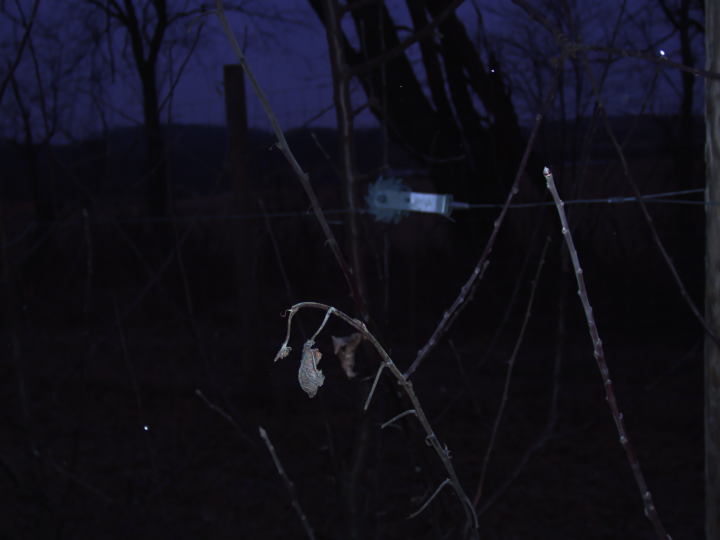
#> input picture data/firefly_assets/left_img_rectified.png, 1440 x 1080 px, found by its file name (shown at 1/2 size)
$ python firefly_pointcloud_defaultstereo.py   (older library calls are emulated)
#> lines starting #> are read from the running program, lines starting #| are printed output that depends on the picture
#!/usr/bin/env python3
# -*- coding: utf-8 -*-
"""
# Hayden Feddock
# 3/12/2025

This script computes a disparity map using the StereoSGBM method,
reprojects it to 3D, saves outputs (vis.png, depth_meter.npy, cloud.ply, cloud_denoise.ply)
and opens an Open3D window to visualize the denoised point cloud.
"""

import os
import sys
import argparse
import cv2
import numpy as np
import matplotlib.pyplot as plt
from mpl_toolkits.mplot3d import Axes3D
import open3d as o3d


def load_calibration(intrinsic_file):
    """Load the intrinsic matrix and baseline from a text file.
       The file should have the 9 intrinsic parameters in the first line
       and the baseline in the second line."""
    with open(intrinsic_file, 'r') as f:
        lines = f.readlines()
        K = np.array(list(map(float, lines[0].strip().split()))).reshape(3, 3)
        baseline = float(lines[1].strip())
    return K, baseline

def compute_rectification(img, camera_matrix, dist_coeffs, rect_matrix, proj_matrix, image_size):
    """Compute undistort-rectify maps and rectify the image."""
    map1, map2 = cv2.initUndistortRectifyMap(
        camera_matrix, dist_coeffs, rect_matrix, proj_matrix, image_size, cv2.CV_32FC1)
    img_rectified = cv2.remap(img, map1, map2, cv2.INTER_LINEAR)
    return img_rectified

def create_point_cloud(disparity, Q, left_img, min_disp):
    """Reproject disparity to 3D and extract valid points."""
    points_3D = cv2.reprojectImageTo3D(disparity, Q)
    mask = disparity > min_disp
    output_points = points_3D[mask]
    colors = cv2.cvtColor(left_img, cv2.COLOR_BGR2RGB)
    output_colors = colors[mask]
    return output_points, output_colors

def main():
    parser = argparse.ArgumentParser(
        description="StereoSGBM based disparity and 3D reconstruction demo with optional arguments."
    )
    parser.add_argument('--left_file', type=str, default='data/firefly_assets/left_img_rectified.png',
                        help="Path to the left image")
    parser.add_argument('--right_file', type=str, default='data/firefly_assets/right_img_rectified.png',
                        help="Path to the right image")
    parser.add_argument('--intrinsic_file', type=str, default='data/firefly_assets/K.txt',
                        help="Path to the intrinsic calibration file. "
                             "File should contain 9 intrinsic parameters in first line and baseline in second line.")
    parser.add_argument('--out_dir', type=str, default='output/default',
                        help="Directory to save output files")
    parser.add_argument('--max_distance', type=float, default=3000,
                        help="Max distance (in depth units) to filter point cloud")
    args = parser.parse_args()

    os.makedirs(args.out_dir, exist_ok=True)

    # Load rectified images
    left_rect = cv2.imread(args.left_file, cv2.IMREAD_COLOR)
#> left_rect is the input picture: shape (1080, 1440, 3); mean B, G, R 25, 15.4, 16.8
    right_rect = cv2.imread(args.right_file, cv2.IMREAD_COLOR)
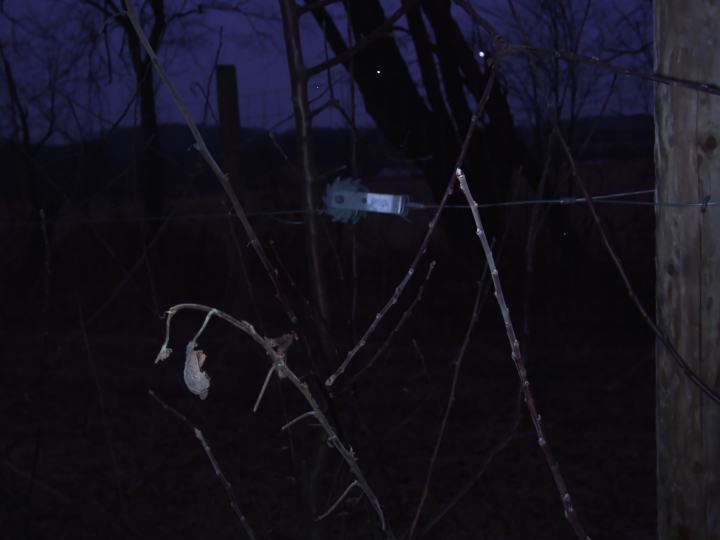
#> input picture data/firefly_assets/right_img_rectified.png, 1440 x 1080 px, found by its file name (shown at 1/2 size)
#> right_rect is the input picture: shape (1080, 1440, 3); mean B, G, R 27.2, 17.6, 19.6
    if left_rect is None or right_rect is None:
        raise IOError("One of the input images was not loaded. Check the file paths.")

    # ---------------------------
    # Compute disparity using StereoSGBM
    # ---------------------------
    # For StereoSGBM, convert images to grayscale
    left_gray = cv2.cvtColor(left_rect, cv2.COLOR_BGR2GRAY)
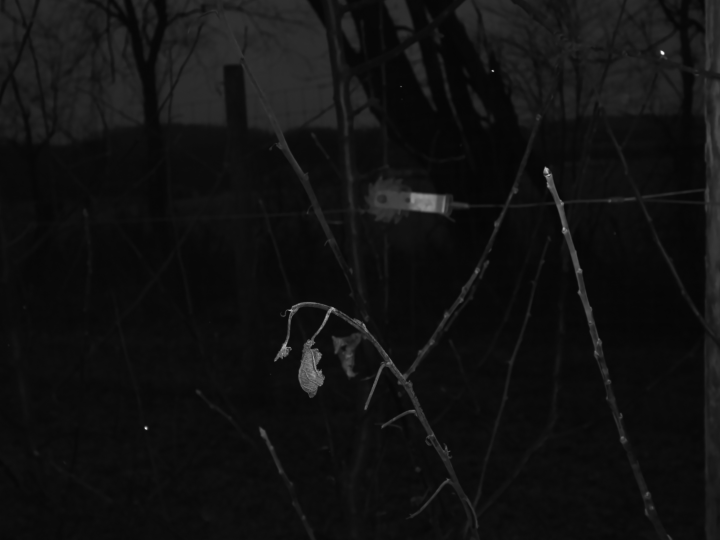
#> left_gray: shape (1080, 1440) (shown at 1/2 size); min 5, max 255, mean 16.9
    right_gray = cv2.cvtColor(right_rect, cv2.COLOR_BGR2GRAY)
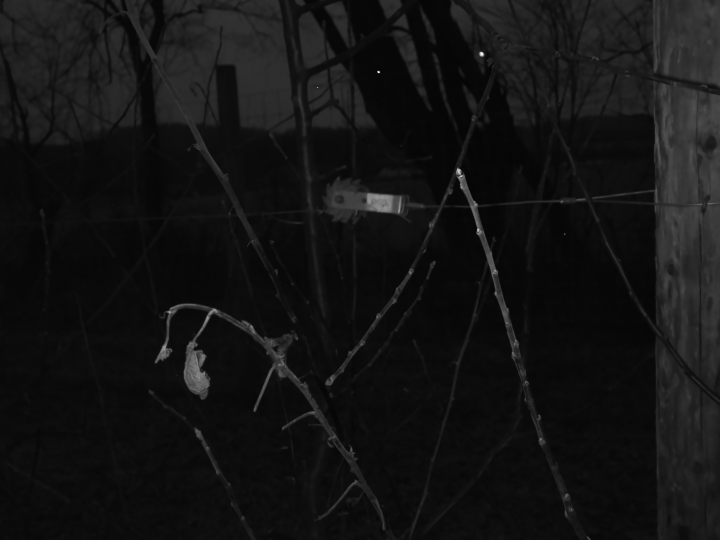
#> right_gray: shape (1080, 1440) (shown at 1/2 size); min 5, max 254, mean 19.3

    min_disp = 0
    num_disp = 16 * 20  # Must be divisible by 16
    block_size = 5      # Adjust block size according to the scene

    stereo = cv2.StereoSGBM_create(
        minDisparity=min_disp,
        numDisparities=num_disp,
        blockSize=block_size,
        P1=8 * 1 * block_size ** 2,
        P2=32 * 1 * block_size ** 2,
        disp12MaxDiff=1,
        uniquenessRatio=15,
        speckleWindowSize=300,
        speckleRange=2,
        preFilterCap=63,
        mode=cv2.STEREO_SGBM_MODE_SGBM_3WAY
    )
    disparity = stereo.compute(left_gray, right_gray).astype(np.float32) / 16.0
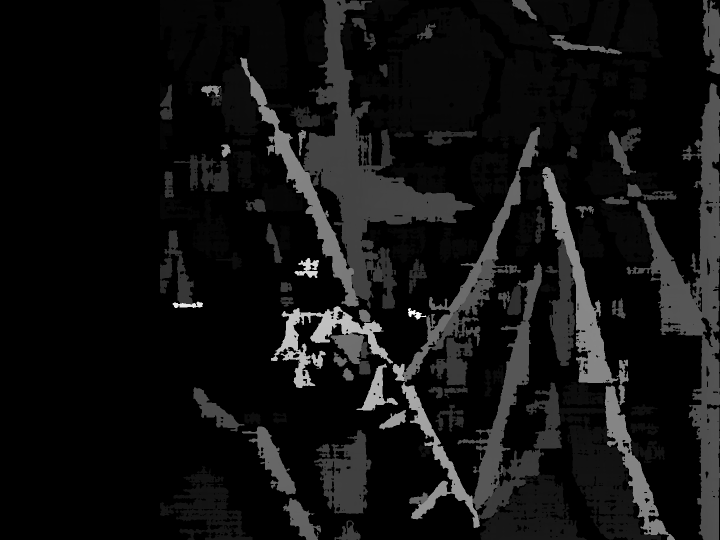
#> disparity: shape (1080, 1440) float32 (shown at 1/2 size); min -1, max 314.7, mean 21.4; drawn with min black and max white

    # Visualize disparity and save as vis.png
    plt.figure(figsize=(10, 6))
    plt.imshow(disparity, cmap='plasma')
    plt.title("Disparity Map (StereoSGBM)")
    plt.colorbar(label='Disparity')
    plt.axis('off')
    vis_path = os.path.join(args.out_dir, 'vis.png')
    plt.savefig(vis_path, bbox_inches='tight')
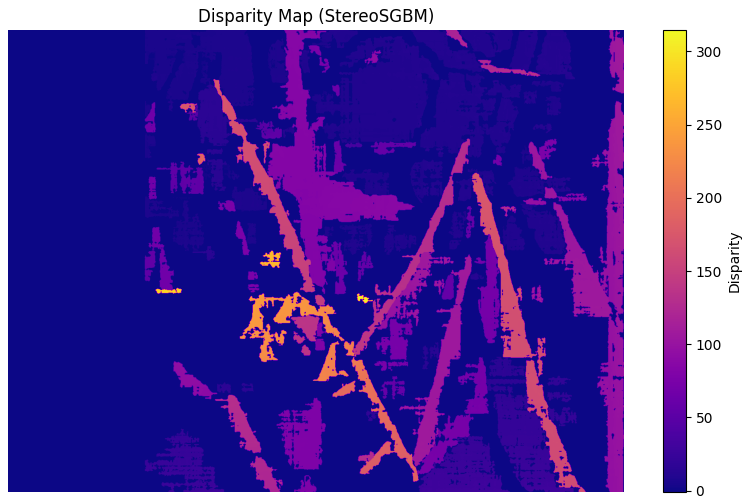
#> figure drawn by matplotlib, 2 panels
    plt.show()
    print(f"Disparity visualization saved to {vis_path}")

    # ---------------------------
    # 3D Reprojection
    # ---------------------------
    # Load intrinsic matrix and baseline from file
    K, baseline = load_calibration(args.intrinsic_file)
    f = K[0, 0]      # focal length
    cx = K[0, 2]     # principal point x
    cy = K[1, 2]     # principal point y

    # Create Q matrix for reprojectImageTo3D:
    Q = np.array([[1, 0, 0, -cx],
                  [0, 1, 0, -cy],
                  [0, 0, 0, f],
                  [0, 0, -1/baseline, 0]])

    # Save depth in meters: depth = f * baseline / disparity
    with np.errstate(divide='ignore'):
        depth = f * baseline / disparity
    depth_path = os.path.join(args.out_dir, 'depth_meter.npy')
    np.save(depth_path, depth)
    print(f"Depth map saved to {depth_path}")

    # Create point cloud from disparity
    pts, colors = create_point_cloud(disparity, Q, left_rect, min_disp)

    # Filter points based on distance
    distances = np.linalg.norm(pts, axis=1)
    distance_mask = distances < args.max_distance
    filtered_pts = pts[distance_mask]
    filtered_colors = colors[distance_mask]

    # Save raw point cloud (cloud.ply)
    pcd = o3d.geometry.PointCloud()
    pcd.points = o3d.utility.Vector3dVector(filtered_pts)
    pcd.colors = o3d.utility.Vector3dVector(filtered_colors.astype(np.float64) / 255.0)
    cloud_path = os.path.join(args.out_dir, 'cloud.ply')
    o3d.io.write_point_cloud(cloud_path, pcd)
    print(f"Raw point cloud saved to {cloud_path}")

    # Denoise point cloud using radius outlier removal
    cl, ind = pcd.remove_radius_outlier(nb_points=30, radius=0.03)
    pcd_denoised = pcd.select_by_index(ind)
    cloud_denoise_path = os.path.join(args.out_dir, 'cloud_denoise.ply')
    o3d.io.write_point_cloud(cloud_denoise_path, pcd_denoised)
    print(f"Denoised point cloud saved to {cloud_denoise_path}")

    # ---------------------------
    # Visualize the point cloud using Open3D
    # ---------------------------
    print("Visualizing point cloud. Close the Open3D window to exit.")
    vis = o3d.visualization.Visualizer()
    vis.create_window()
    vis.add_geometry(pcd_denoised)
    vis.get_render_option().point_size = 1.0
    vis.get_render_option().background_color = np.array([0.5, 0.5, 0.5])
    vis.run()
    vis.destroy_window()

if __name__ == '__main__':
#> (the run stopped early here; a loop or call above may not have finished)
